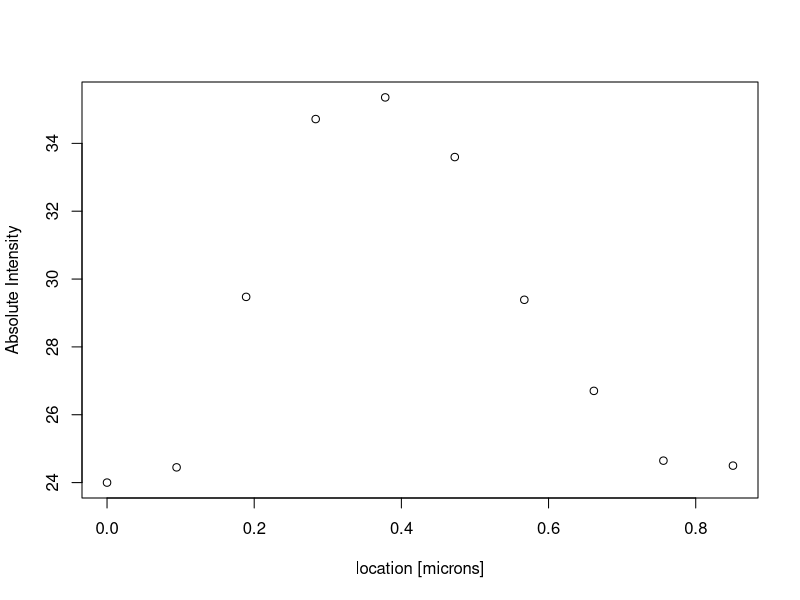
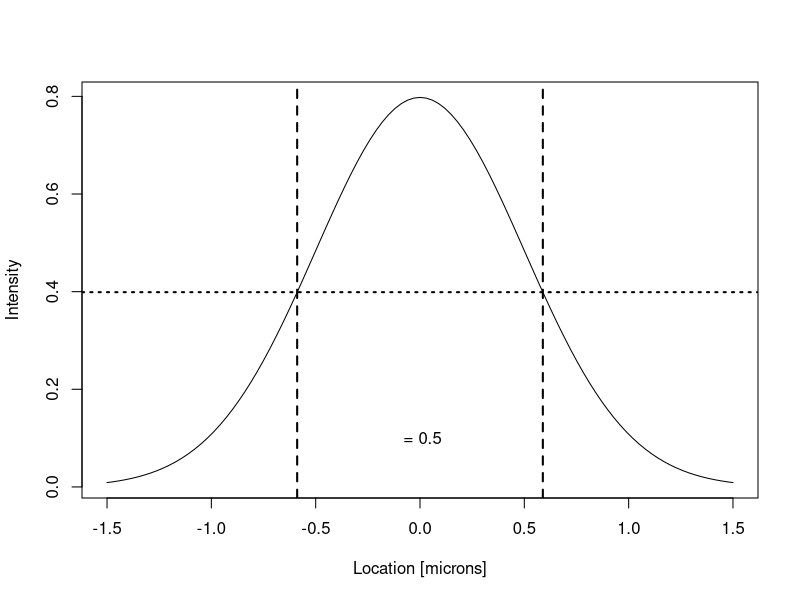
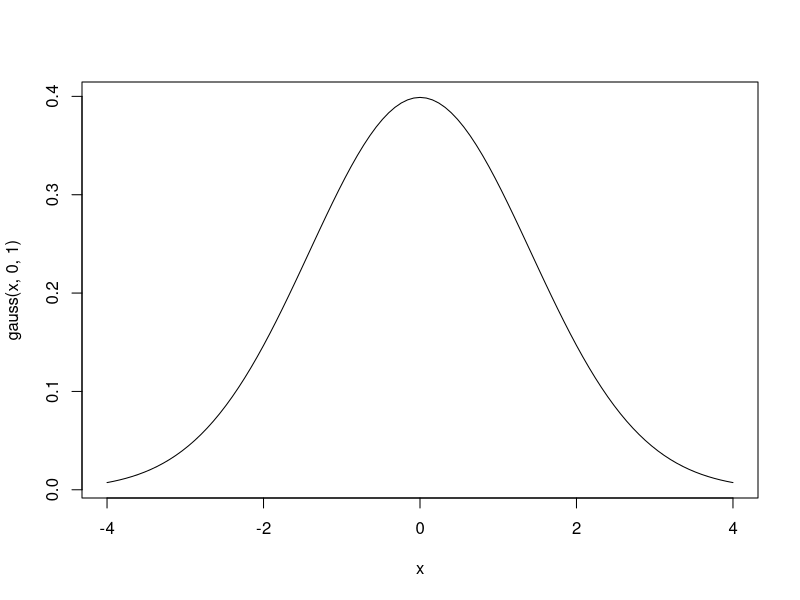
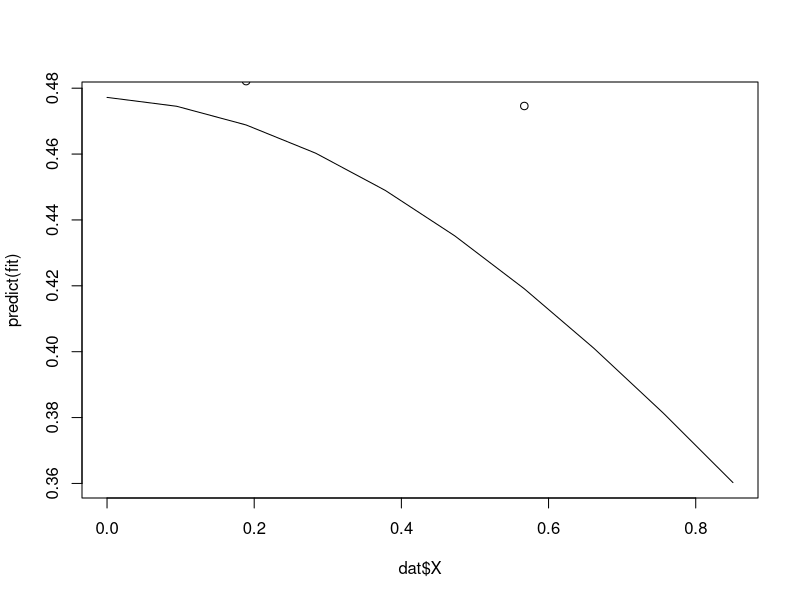
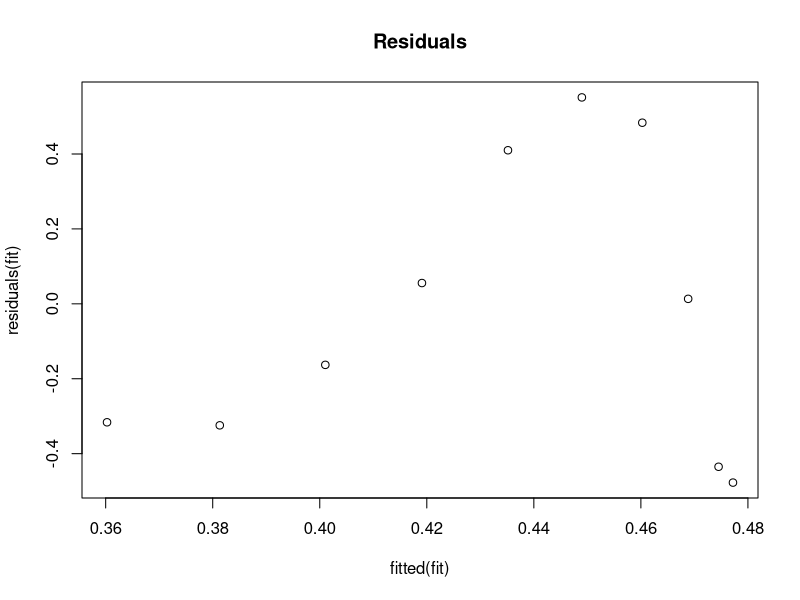

Write R code to recreate these figures, in order.
## ---- chunk 1
knitr::opts_chunk$set(echo = TRUE)
## ---- chunk 2
dat = read.csv("Values.csv")
print(dat)
plot(dat, xlab = "location [microns]", ylab = "Absolute Intensity")
## ---- chunk 3

curve(1/(sqrt(2*pi*0.5^2))*exp(-(x)^2/(2*0.5^2)), from = -1.5, to = 1.5, xlab = "Location [microns]", ylab = "Intensity")

abline(v = 0.58875, lty = 2, lwd = 2)
abline(v = -0.58875, lty = 2, lwd = 2)
abline(h = 0.3989, lty = 3, lwd = 2)
text(0, 0.1, " = 0.5")

## ---- chunk 4
gauss = function(x, x0, sigma){
  1/sqrt(2*pi*sigma^2)*exp(-(x - x0)^2 / (2 * sigma)^2)
}

curve(gauss(x, 0, 1), from = -4, to = 4)

i = 1
while(i <= length(dat$Y)){
  dat$y.norm[i] = (dat$Y[i] - min(dat$Y))/(max(dat$Y) - min(dat$Y))
  i = i + 1
}

## ---- chunk 5

sigma_estimate = 330 / 2.355
# k_estimate = (1/sqrt(2 * pi * sigma_estimate^2))

fit = nls(dat$y.norm ~ gauss(dat$X, x0, sigma),data = dat, start = list(x0 = 0.4, sigma = 0.5), algorithm = "default")

summary(fit)
plot(dat$X, predict(fit), type = "l")
points(dat$X, dat$y.norm, pty = 2)

FWHM = summary(fit)[[10]][2] * 2 * sqrt(2 * log(2))

abline(v = (summary(fit)[[10]][1] + FWHM/2))
abline(v = (summary(fit)[[10]][1] - FWHM/2))
abline(h = 0.5)

plot(fitted(fit), residuals(fit), main = "Residuals")
